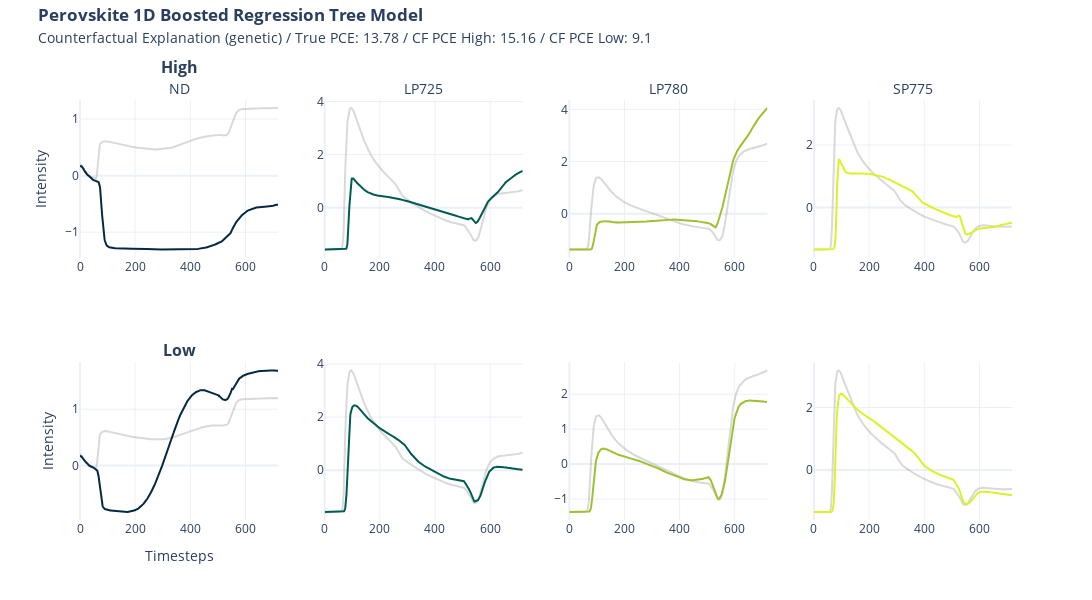

The notebook cell saved with this chart:
### Markdown cell above
#### Plot

### Code cell
import plotly.graph_objects as go


def format_title(title, subtitle=None, subtitle_font_size=14):
    title = f"<b>{title}</b>"
    if not subtitle:
        return title
    subtitle = f'<span style="font-size: {subtitle_font_size}px;">{subtitle}</span>'
    return f"{title}<br>{subtitle}"


from plotly.subplots import make_subplots

fig = make_subplots(
    rows=2,
    cols=4,
    subplot_titles=(
        format_title("High", "ND"),
        format_title("", "LP725"),
        format_title("", "LP780"),
        format_title("", "SP775"),
        format_title("Low"),
        None,
        None,
        None,
    ),
)

fig.add_trace(
    go.Scatter(y=x[0], name="ND", marker_color="grey", opacity=0.3, showlegend=False),
    row=1,
    col=1,
)
fig.add_trace(
    go.Scatter(y=cf_high[0], name="cf ND", marker_color="#042940", showlegend=False),
    row=1,
    col=1,
)
fig.add_trace(
    go.Scatter(
        y=x[1], name="LP725", marker_color="grey", opacity=0.3, showlegend=False
    ),
    row=1,
    col=2,
)
fig.add_trace(
    go.Scatter(y=cf_high[1], name="cf LP725", marker_color="#005C53", showlegend=False),
    row=1,
    col=2,
)
fig.add_trace(
    go.Scatter(
        y=x[2], name="LP780", marker_color="grey", opacity=0.3, showlegend=False
    ),
    row=1,
    col=3,
)
fig.add_trace(
    go.Scatter(y=cf_high[2], name="cf LP780", marker_color="#9FC131", showlegend=False),
    row=1,
    col=3,
)
fig.add_trace(
    go.Scatter(
        y=x[3], name="SP775", marker_color="grey", opacity=0.3, showlegend=False
    ),
    row=1,
    col=4,
)
fig.add_trace(
    go.Scatter(
        y=cf_high[3], name="cf NSP775D", marker_color="#DBF227", showlegend=False
    ),
    row=1,
    col=4,
)

fig.add_trace(
    go.Scatter(y=x[0], name="ND", marker_color="grey", opacity=0.3, showlegend=False),
    row=2,
    col=1,
)
fig.add_trace(
    go.Scatter(y=cf_low[0], name="cf ND", marker_color="#042940", showlegend=False),
    row=2,
    col=1,
)
fig.add_trace(
    go.Scatter(
        y=x[1], name="LP725", marker_color="grey", opacity=0.3, showlegend=False
    ),
    row=2,
    col=2,
)
fig.add_trace(
    go.Scatter(y=cf_low[1], name="cf LP725", marker_color="#005C53", showlegend=False),
    row=2,
    col=2,
)
fig.add_trace(
    go.Scatter(
        y=x[2], name="LP780", marker_color="grey", opacity=0.3, showlegend=False
    ),
    row=2,
    col=3,
)
fig.add_trace(
    go.Scatter(y=cf_low[2], name="cf LP780", marker_color="#9FC131", showlegend=False),
    row=2,
    col=3,
)
fig.add_trace(
    go.Scatter(
        y=x[3], name="SP775", marker_color="grey", opacity=0.3, showlegend=False
    ),
    row=2,
    col=4,
)
fig.add_trace(
    go.Scatter(
        y=cf_low[3], name="cf NSP775D", marker_color="#DBF227", showlegend=False
    ),
    row=2,
    col=4,
)

fig.update_yaxes(title=None)
fig.update_yaxes(title_text=None)
fig.update_xaxes(title=None)

fig.update_yaxes(title="Intensity", row=1, col=1)
fig.update_yaxes(title="Intensity", row=2, col=1)
fig.update_xaxes(title="Timesteps", row=2, col=1)

fig.update_layout(
    title=format_title(
        "Perovskite 1D Boosted Regression Tree Model",
        "Counterfactual Explanation ("
        + str(cf_methode)
        + ") / True PCE: "
        + str(*y[0])
        + " / CF PCE High: "
        + str(*y_cf_high[0])
        + " / CF PCE Low: "
        + str(*y_cf_low[0]),
    ),
    legend_title=None,
    title_y=0.965,
    title_x=0.035,
    template="plotly_white",
    height=600,
    width=1800,
)

# fig.write_image("xai/images/1D/1D_cf.png", scale=2)

fig.show()

### Figure 1 — Plotly figure (JSON) as saved in the notebook; plotly's stock layout.template omitted (floating-point values rounded to 4 significant figures; data arrays with more than 128 entries replaced by an {"elided": "..."} marker saying what was removed)
{"data": [{"marker": {"color": "grey"}, "name": "ND", "opacity": 0.3, "showlegend": false, "type": "scatter", "xaxis": "x", "y": {"elided": "719 float values"}, "yaxis": "y"}, {"marker": {"color": "#042940"}, "name": "cf ND", "showlegend": false, "type": "scatter", "xaxis": "x", "y": {"elided": "719 float values"}, "yaxis": "y"}, {"marker": {"color": "grey"}, "name": "LP725", "opacity": 0.3, "showlegend": false, "type": "scatter", "xaxis": "x2", "y": {"elided": "719 float values"}, "yaxis": "y2"}, {"marker": {"color": "#005C53"}, "name": "cf LP725", "showlegend": false, "type": "scatter", "xaxis": "x2", "y": {"elided": "719 float values"}, "yaxis": "y2"}, {"marker": {"color": "grey"}, "name": "LP780", "opacity": 0.3, "showlegend": false, "type": "scatter", "xaxis": "x3", "y": {"elided": "719 float values"}, "yaxis": "y3"}, {"marker": {"color": "#9FC131"}, "name": "cf LP780", "showlegend": false, "type": "scatter", "xaxis": "x3", "y": {"elided": "719 float values"}, "yaxis": "y3"}, {"marker": {"color": "grey"}, "name": "SP775", "opacity": 0.3, "showlegend": false, "type": "scatter", "xaxis": "x4", "y": {"elided": "719 float values"}, "yaxis": "y4"}, {"marker": {"color": "#DBF227"}, "name": "cf NSP775D", "showlegend": false, "type": "scatter", "xaxis": "x4", "y": {"elided": "719 float values"}, "yaxis": "y4"}, {"marker": {"color": "grey"}, "name": "ND", "opacity": 0.3, "showlegend": false, "type": "scatter", "xaxis": "x5", "y": {"elided": "719 float values"}, "yaxis": "y5"}, {"marker": {"color": "#042940"}, "name": "cf ND", "showlegend": false, "type": "scatter", "xaxis": "x5", "y": {"elided": "719 float values"}, "yaxis": "y5"}, {"marker": {"color": "grey"}, "name": "LP725", "opacity": 0.3, "showlegend": false, "type": "scatter", "xaxis": "x6", "y": {"elided": "719 float values"}, "yaxis": "y6"}, {"marker": {"color": "#005C53"}, "name": "cf LP725", "showlegend": false, "type": "scatter", "xaxis": "x6", "y": {"elided": "719 float values"}, "yaxis": "y6"}, {"marker": {"color": "grey"}, "name": "LP780", "opacity": 0.3, "showlegend": false, "type": "scatter", "xaxis": "x7", "y": {"elided": "719 float values"}, "yaxis": "y7"}, {"marker": {"color": "#9FC131"}, "name": "cf LP780", "showlegend": false, "type": "scatter", "xaxis": "x7", "y": {"elided": "719 float values"}, "yaxis": "y7"}, {"marker": {"color": "grey"}, "name": "SP775", "opacity": 0.3, "showlegend": false, "type": "scatter", "xaxis": "x8", "y": {"elided": "719 float values"}, "yaxis": "y8"}, {"marker": {"color": "#DBF227"}, "name": "cf NSP775D", "showlegend": false, "type": "scatter", "xaxis": "x8", "y": {"elided": "719 float values"}, "yaxis": "y8"}], "layout": {"annotations": [{"font": {"size": 16}, "showarrow": false, "text": "<b>High</b><br><span style=\"font-size: 14px;\">ND</span>", "x": 0.1062, "xanchor": "center", "xref": "paper", "y": 1, "yanchor": "bottom", "yref": "paper"}, {"font": {"size": 16}, "showarrow": false, "text": "<b></b><br><span style=\"font-size: 14px;\">LP725</span>", "x": 0.3688, "xanchor": "center", "xref": "paper", "y": 1, "yanchor": "bottom", "yref": "paper"}, {"font": {"size": 16}, "showarrow": false, "text": "<b></b><br><span style=\"font-size: 14px;\">LP780</span>", "x": 0.6313, "xanchor": "center", "xref": "paper", "y": 1, "yanchor": "bottom", "yref": "paper"}, {"font": {"size": 16}, "showarrow": false, "text": "<b></b><br><span style=\"font-size: 14px;\">SP775</span>", "x": 0.8938, "xanchor": "center", "xref": "paper", "y": 1, "yanchor": "bottom", "yref": "paper"}, {"font": {"size": 16}, "showarrow": false, "text": "<b>Low</b>", "x": 0.1062, "xanchor": "center", "xref": "paper", "y": 0.375, "yanchor": "bottom", "yref": "paper"}], "height": 600, "legend": {"title": {}}, "title": {"text": "<b>Perovskite 1D Boosted Regression Tree Model</b><br><span style=\"font-size: 14px;\">Counterfactual Explanation (genetic) / True PCE: 13.78 / CF PCE High: 15.16 / CF PCE Low: 9.1</span>", "x": 0.035, "y": 0.965}, "width": 1800, "xaxis": {"anchor": "y", "domain": [0, 0.2125], "title": {}}, "xaxis2": {"anchor": "y2", "domain": [0.2625, 0.475], "title": {}}, "xaxis3": {"anchor": "y3", "domain": [0.525, 0.7375], "title": {}}, "xaxis4": {"anchor": "y4", "domain": [0.7875, 1], "title": {}}, "xaxis5": {"anchor": "y5", "domain": [0, 0.2125], "title": {"text": "Timesteps"}}, "xaxis6": {"anchor": "y6", "domain": [0.2625, 0.475], "title": {}}, "xaxis7": {"anchor": "y7", "domain": [0.525, 0.7375], "title": {}}, "xaxis8": {"anchor": "y8", "domain": [0.7875, 1], "title": {}}, "yaxis": {"anchor": "x", "domain": [0.625, 1], "title": {"text": "Intensity"}}, "yaxis2": {"anchor": "x2", "domain": [0.625, 1], "title": {}}, "yaxis3": {"anchor": "x3", "domain": [0.625, 1], "title": {}}, "yaxis4": {"anchor": "x4", "domain": [0.625, 1], "title": {}}, "yaxis5": {"anchor": "x5", "domain": [0, 0.375], "title": {"text": "Intensity"}}, "yaxis6": {"anchor": "x6", "domain": [0, 0.375], "title": {}}, "yaxis7": {"anchor": "x7", "domain": [0, 0.375], "title": {}}, "yaxis8": {"anchor": "x8", "domain": [0, 0.375], "title": {}}}}
